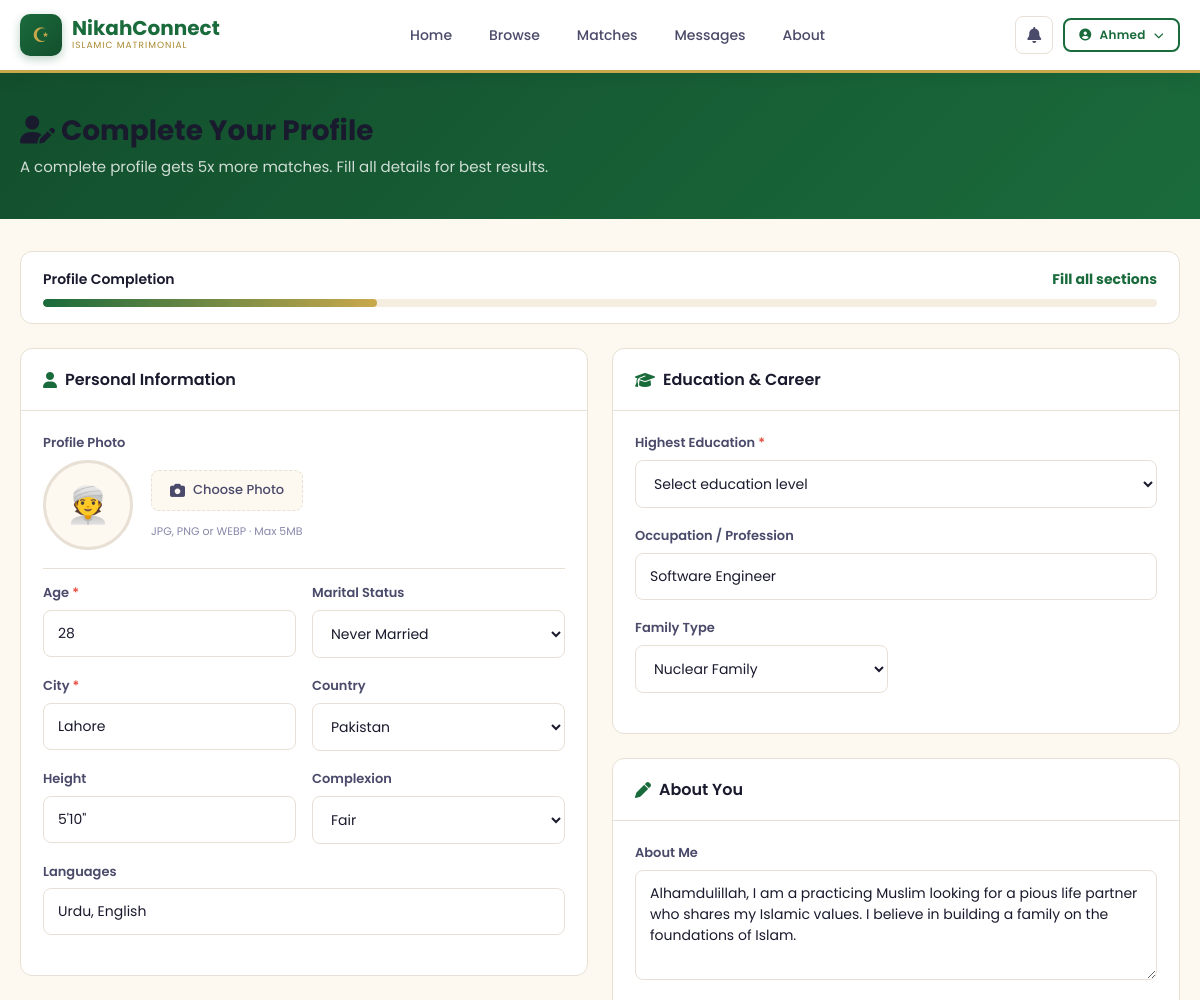
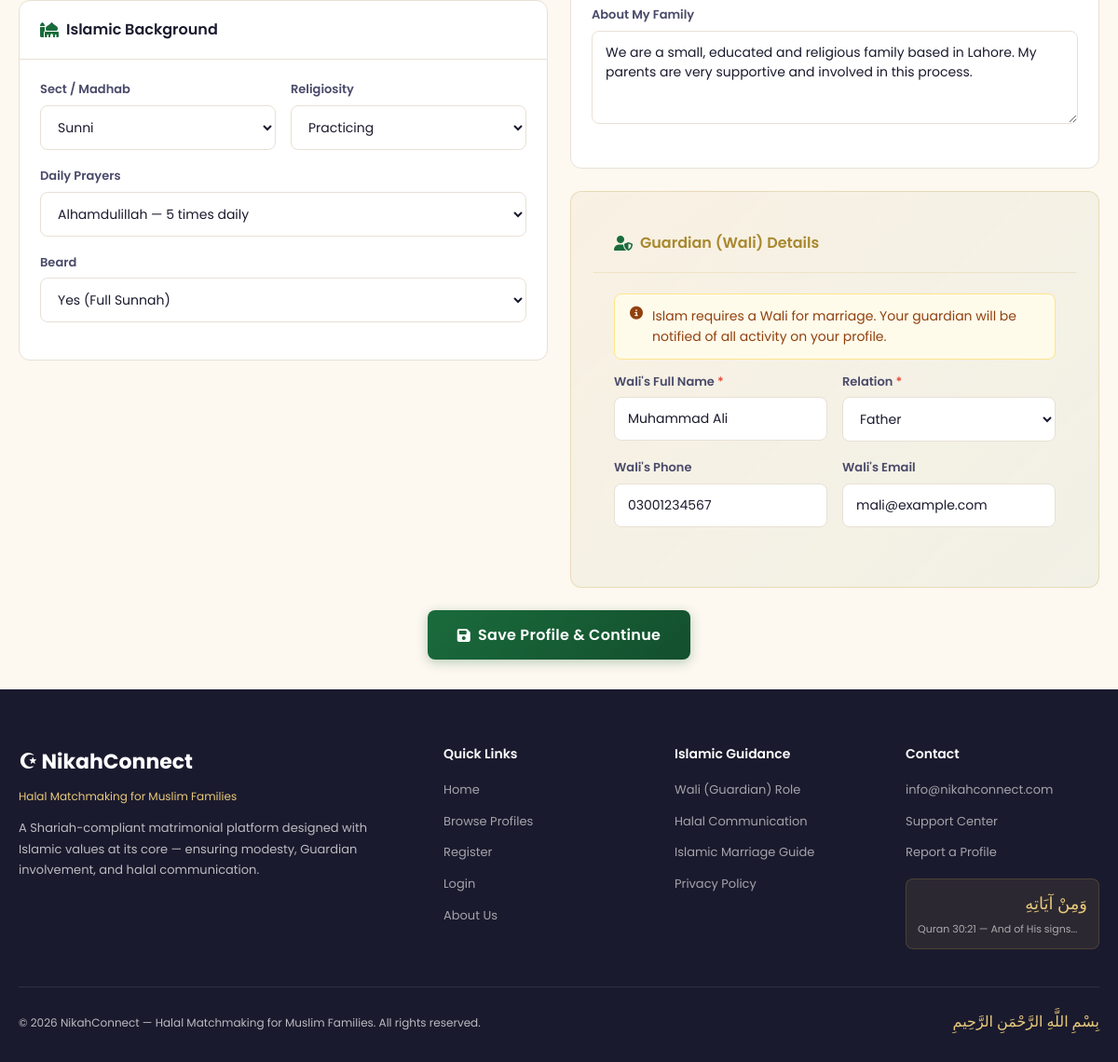
/complete-profile.php (signed in), run on the app's committed database (2 pictures, top to bottom).
### tables this page shows
CREATE TABLE IF NOT EXISTS users (
    id INT AUTO_INCREMENT PRIMARY KEY,
    full_name VARCHAR(100) NOT NULL,
    email VARCHAR(150) UNIQUE NOT NULL,
    password VARCHAR(255) NOT NULL,
    gender ENUM('male', 'female') NOT NULL,
    role ENUM('user', 'wali', 'parent', 'admin') DEFAULT 'user',
     
    child_id INT NULL,
    guardian_relation VARCHAR(50) NULL,
    is_verified TINYINT(1) DEFAULT 0,
    is_active TINYINT(1) DEFAULT 1,
    profile_complete TINYINT(1) DEFAULT 0,
    created_at TIMESTAMP DEFAULT CURRENT_TIMESTAMP,
    updated_at TIMESTAMP DEFAULT CURRENT_TIMESTAMP ON UPDATE CURRENT_TIMESTAMP
);

CREATE TABLE IF NOT EXISTS profiles (
    id INT AUTO_INCREMENT PRIMARY KEY,
    user_id INT UNIQUE NOT NULL,
    age INT,
    date_of_birth DATE,
    city VARCHAR(100),
    country VARCHAR(100) DEFAULT 'Pakistan',
    marital_status ENUM('never_married', 'divorced', 'widowed') DEFAULT 'never_married',
    education VARCHAR(150),
    occupation VARCHAR(150),
    monthly_income VARCHAR(100),
    height VARCHAR(20),
    complexion VARCHAR(50),
    sect VARCHAR(100),
    religiosity ENUM('practicing', 'moderate', 'learning') DEFAULT 'moderate',
    prayers_per_day ENUM('5_times', '3_times', '1_time', 'occasionally') DEFAULT '5_times',
    hijab_niqab VARCHAR(50),
    beard VARCHAR(50),
    languages VARCHAR(200),
    family_type ENUM('joint', 'nuclear') DEFAULT 'nuclear',
    about_me TEXT,
    about_family TEXT,
    photo VARCHAR(255),
    wali_approved TINYINT(1) DEFAULT 0,
    created_at TIMESTAMP DEFAULT CURRENT_TIMESTAMP,
    updated_at TIMESTAMP DEFAULT CURRENT_TIMESTAMP ON UPDATE CURRENT_TIMESTAMP,
    FOREIGN KEY (user_id) REFERENCES users(id) ON DELETE CASCADE
);

CREATE TABLE IF NOT EXISTS walis (
    id INT AUTO_INCREMENT PRIMARY KEY,
    user_id INT NOT NULL,
    wali_name VARCHAR(100) NOT NULL,
    wali_relation VARCHAR(50) NOT NULL,
    wali_phone VARCHAR(20),
    wali_email VARCHAR(150),
    wali_consent TINYINT(1) DEFAULT 0,
    consent_date TIMESTAMP NULL,
    notes TEXT,
    created_at TIMESTAMP DEFAULT CURRENT_TIMESTAMP,
    FOREIGN KEY (user_id) REFERENCES users(id) ON DELETE CASCADE
);

### complete-profile.php (the view, shortened to what the rows shown need)
<?php
require_once 'includes/db.php';
$profile = db()->fetchOne("SELECT * FROM profiles WHERE user_id=?", [$_SESSION['user_id']]);
$wali = db()->fetchOne("SELECT * FROM walis WHERE user_id=?", [$_SESSION['user_id']]);
?>
<?php require_once 'includes/header.php'; ?>
<div class="page-header">
    <div class="container">
        <h1><i class="fas fa-user-edit"></i> Complete Your Profile</h1>
    </div>
</div>
<div class="container" style="padding:32px 20px">
    <form method="POST" id="profileForm" enctype="multipart/form-data">
        <div style="display:grid;grid-template-columns:1fr 1fr;gap:24px">
            <div>
                <div class="card mb-3">
                    <div class="card-body">
                        <div class="form-row">
                            <div class="input-group">
                                <label>Age <span class="required">*</span></label>
                                <input type="number" name="age" min="18" max="70" value="<?= $profile['age'] ?? '' ?>" required>
                            </div>
                            <div class="input-group">
                                <label>Marital Status</label>
                                <select name="marital_status">
                                    <?php foreach(['never_married'=>'Never Married','divorced'=>'Divorced','widowed'=>'Widowed'] as $v=>$l): ?>
                                    <option value="<?=$v?>" <?= ($profile['marital_status']??'')===$v?'selected':'' ?>><?=$l?></option>
                                    <?php endforeach; ?>
                                </select>
                            </div>
                        </div>
                        <div class="form-row">
                            <div class="input-group">
                                <label>City <span class="required">*</span></label>
                                <input type="text" name="city" placeholder="Lahore, Karachi..." value="<?= htmlspecialchars($profile['city'] ?? '') ?>" required>
                            </div>
                            <div class="input-group">
                                <label>Country</label>
                                <select name="country">
                                    <?php foreach(['Pakistan','India','Bangladesh','UAE','Saudi Arabia','UK','USA','Canada','Australia','Malaysia','Other'] as $c): ?>
                                    <option value="<?=$c?>" <?= ($profile['country']??'Pakistan')===$c?'selected':'' ?>><?=$c?></option>
                                    <?php endforeach; ?>
                                </select>
                            </div>
                        </div>
                        <div class="form-row">
                            <div class="input-group">
                                <label>Height</label>
                                <input type="text" name="height" placeholder="5'8&quot;" value="<?= htmlspecialchars($profile['height'] ?? '') ?>">
                            </div>
                            <div class="input-group">
                                <label>Complexion</label>
                                <select name="complexion">
                                    <?php foreach(['Fair','Wheatish','Brown','Dark'] as $c): ?>
                                    <option value="<?=$c?>" <?= ($profile['complexion']??'')===$c?'selected':'' ?>><?=$c?></option>
                                    <?php endforeach; ?>
                                </select>
                            </div>
                        </div>
                        <div class="input-group">
                            <label>Languages</label>
                            <input type="text" name="languages" placeholder="Urdu, English, Arabic..." value="<?= htmlspecialchars($profile['languages'] ?? '') ?>">
                        </div>
                    </div>
                </div>
                <div class="card mb-3">
                    <div class="card-body">
                        <div class="form-row">
                            <div class="input-group">
                                <label>Sect / Madhab</label>
                                <select name="sect">
                                    <?php foreach(['Sunni','Shia','Deobandi','Barelvi','Salafi','Hanafi','Other'] as $s): ?>
                                    <option value="<?=$s?>" <?= ($profile['sect']??'')===$s?'selected':'' ?>><?=$s?></option>
                                    <?php endforeach; ?>
                                </select>
                            </div>
                            <div class="input-group">
                                <label>Religiosity</label>
                                <select name="religiosity">
                                    <option value="practicing" <?= ($profile['religiosity']??'')==='practicing'?'selected':'' ?>>Practicing</option>
                                </select>
                            </div>
                        </div>
                        <div class="input-group">
                            <label>Daily Prayers</label>
                            <select name="prayers_per_day">
                                <option value="5_times" <?= ($profile['prayers_per_day']??'')==='5_times'?'selected':'' ?>>Alhamdulillah — 5 times daily</option>
                            </select>
                        </div>
                    </div>
                </div>
            </div>
            <div>
                <div class="card mb-3">
                    <div class="card-body">
                        <div class="input-group">
                            <label>Occupation / Profession</label>
                            <input type="text" name="occupation" placeholder="Software Engineer, Teacher, Doctor..." value="<?= htmlspecialchars($profile['occupation'] ?? '') ?>">
                        </div>
                        <div class="form-row">
                            <div class="input-group">
                                <label>Family Type</label>
                                <select name="family_type">
                                    <option value="nuclear" <?= ($profile['family_type']??'')==='nuclear'?'selected':'' ?>>Nuclear Family</option>
                                </select>
                            </div>
                        </div>
                    </div>
                </div>
                <div class="card mb-3">
                    <div class="card-body">
                        <div class="input-group">
                            <label>About Me</label>
                            <textarea name="about_me" placeholder="Bismillah. Describe yourself, your Islamic values, what you're looking for in a spouse..." rows="4"><?= htmlspecialchars($profile['about_me'] ?? '') ?></textarea>
                        </div>
                        <div class="input-group">
                            <label>About My Family</label>
                            <textarea name="about_family" placeholder="Describe your family background, their values, religious practices..." rows="3"><?= htmlspecialchars($profile['about_family'] ?? '') ?></textarea>
                        </div>
                    </div>
                </div>
                <div class="card wali-card">
                    <div class="card-body">
                        <div class="form-row">
                            <div class="input-group">
                                <label>Wali's Full Name <span class="required">*</span></label>
                                <input type="text" name="wali_name" placeholder="Father/Brother name" value="<?= htmlspecialchars($wali['wali_name'] ?? '') ?>" required>
                            </div>
                            <div class="input-group">
                                <label>Relation <span class="required">*</span></label>
                                <select name="wali_relation" required>
                                    <?php foreach(['Father','Brother','Uncle','Grandfather','Other'] as $r): ?>
                                    <option value="<?=$r?>" <?= ($wali['wali_relation']??'')===$r?'selected':'' ?>><?=$r?></option>
                                    <?php endforeach; ?>
                                </select>
                            </div>
                        </div>
                        <div class="form-row">
                            <div class="input-group">
                                <label>Wali's Phone</label>
                                <input type="tel" name="wali_phone" placeholder="03001234567" value="<?= htmlspecialchars($wali['wali_phone'] ?? '') ?>">
                            </div>
                            <div class="input-group">
                                <label>Wali's Email</label>
                                <input type="email" name="wali_email" placeholder="wali@email.com" value="<?= htmlspecialchars($wali['wali_email'] ?? '') ?>">
                            </div>
                        </div>
                    </div>
                </div>
            </div>
        </div>
    </form>
</div>
<?php require_once 'includes/footer.php'; ?>

### includes/header.php (shortened to what the rows shown need)
<?php
require_once __DIR__ . '/db.php';
$user = isLoggedIn() ? currentUser() : null;
?>
<!DOCTYPE html>
<html lang="en">
<head>
    <link rel="stylesheet" href="<?= SITE_URL ?>/assets/css/style.css">
    <link rel="stylesheet" href="https://cdnjs.cloudflare.com/ajax/libs/font-awesome/6.4.0/css/all.min.css">
</head>
<body>
<nav class="navbar">
    <div class="nav-container">
        <div class="nav-actions">
            <?php if($user): ?>
            <a href="<?= SITE_URL ?>/notifications.php" class="notif-btn" title="Notifications">
                <i class="fas fa-bell"></i>
            </a>
            <div style="position:relative">
                <button onclick="toggleUserMenu()" class="btn btn-outline btn-sm" style="gap:8px">
                    <i class="fas fa-user-circle"></i>
                    <?= htmlspecialchars(explode(' ', $user['full_name'])[0]) ?>
                    <i class="fas fa-chevron-down" style="font-size:10px"></i>
                </button>
            </div>
            <?php else: ?>
            <a href="<?= SITE_URL ?>/login.php" class="btn btn-outline btn-sm">Login</a>
            <a href="<?= SITE_URL ?>/register.php" class="btn btn-primary btn-sm">Join Free</a>
            <?php endif; ?>
        </div>
    </div>
</nav>

### data on the page
users: full_name "Ahmed"
profiles: age "28", marital_status "Never Married", city "Lahore", country "Pakistan", height "5'10\"", complexion "Fair", languages "Urdu, English", sect "Sunni", religiosity "Practicing", prayers_per_day "Alhamdulillah — 5 times daily", occupation "Software Engineer", family_type "Nuclear Family", about_me "Alhamdulillah, I am a practicing Muslim looking for a pious life partner who shares my Islamic values. I believe in building a family on the foundations of Islam.", about_family "We are a small, educated and religious family based in Lahore. My parents are very supportive and involved in this process."
walis: wali_name "Muhammad Ali", wali_relation "Father", wali_phone "03001234567", wali_email "mali@example.com"

### other printed values
SITE_EMAIL "info@nikahconnect.com"
SITE_NAME "NikahConnect"
form field beard "Yes (Full Sunnah)"
